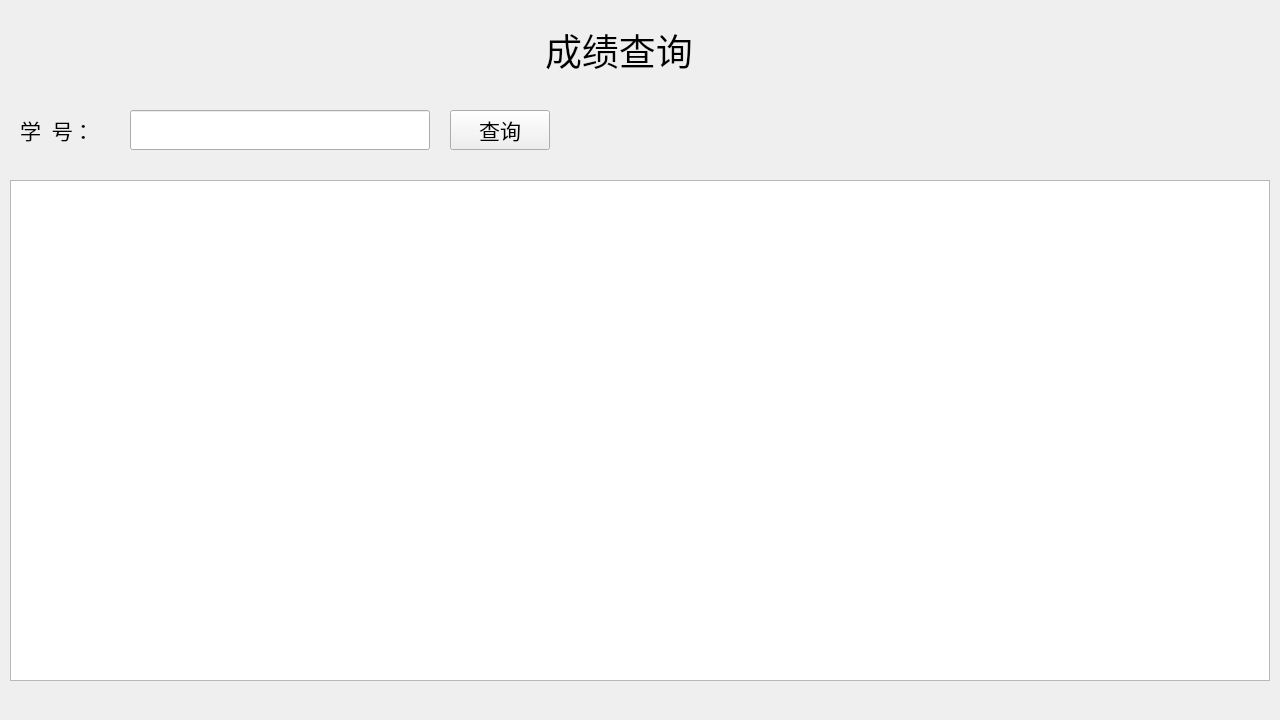
<?xml version="1.0" encoding="UTF-8"?>
<ui version="4.0">
 <class>Window_score_inquiry</class>
 <widget class="QWidget" name="Window_score_inquiry">
  <property name="geometry">
   <rect>
    <x>0</x>
    <y>0</y>
    <width>1280</width>
    <height>720</height>
   </rect>
  </property>
  <property name="minimumSize">
   <size>
    <width>1280</width>
    <height>720</height>
   </size>
  </property>
  <property name="maximumSize">
   <size>
    <width>1280</width>
    <height>720</height>
   </size>
  </property>
  <property name="windowTitle">
   <string>Form</string>
  </property>
  <widget class="QListView" name="listView_score">
   <property name="geometry">
    <rect>
     <x>10</x>
     <y>180</y>
     <width>1260</width>
     <height>501</height>
    </rect>
   </property>
  </widget>
  <widget class="QLabel" name="label_title1">
   <property name="geometry">
    <rect>
     <x>20</x>
     <y>110</y>
     <width>100</width>
     <height>40</height>
    </rect>
   </property>
   <property name="font">
    <font>
     <family>黑体</family>
     <pointsize>16</pointsize>
    </font>
   </property>
   <property name="text">
    <string>学  号：</string>
   </property>
  </widget>
  <widget class="QLineEdit" name="lineEdit_stuname">
   <property name="geometry">
    <rect>
     <x>130</x>
     <y>110</y>
     <width>300</width>
     <height>40</height>
    </rect>
   </property>
   <property name="font">
    <font>
     <family>黑体</family>
     <pointsize>16</pointsize>
    </font>
   </property>
  </widget>
  <widget class="QPushButton" name="pushButton_inquiry">
   <property name="geometry">
    <rect>
     <x>450</x>
     <y>110</y>
     <width>100</width>
     <height>40</height>
    </rect>
   </property>
   <property name="font">
    <font>
     <family>黑体</family>
     <pointsize>16</pointsize>
    </font>
   </property>
   <property name="text">
    <string>查询</string>
   </property>
  </widget>
  <widget class="QLabel" name="label_title2">
   <property name="geometry">
    <rect>
     <x>545</x>
     <y>20</y>
     <width>190</width>
     <height>60</height>
    </rect>
   </property>
   <property name="font">
    <font>
     <family>黑体</family>
     <pointsize>28</pointsize>
    </font>
   </property>
   <property name="text">
    <string>成绩查询</string>
   </property>
  </widget>
 </widget>
 <resources/>
 <connections/>
</ui>
